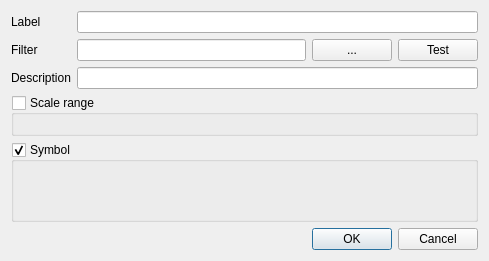
<?xml version="1.0" encoding="UTF-8"?>
<ui version="4.0">
 <class>RendererRulePropsDialog</class>
 <widget class="QDialog" name="RendererRulePropsDialog">
  <property name="geometry">
   <rect>
    <x>0</x>
    <y>0</y>
    <width>489</width>
    <height>261</height>
   </rect>
  </property>
  <property name="windowTitle">
   <string>Rule properties</string>
  </property>
  <layout class="QVBoxLayout" name="verticalLayout">
   <item>
    <layout class="QFormLayout" name="formLayout">
     <property name="fieldGrowthPolicy">
      <enum>QFormLayout::ExpandingFieldsGrow</enum>
     </property>
     <item row="0" column="0">
      <widget class="QLabel" name="label_1">
       <property name="text">
        <string>Label</string>
       </property>
      </widget>
     </item>
     <item row="0" column="1">
      <widget class="QLineEdit" name="editLabel"/>
     </item>
     <item row="1" column="0">
      <widget class="QLabel" name="label_5">
       <property name="text">
        <string>Filter</string>
       </property>
      </widget>
     </item>
     <item row="1" column="1">
      <layout class="QHBoxLayout" name="horizontalLayout">
       <item>
        <widget class="QLineEdit" name="editFilter"/>
       </item>
       <item>
        <widget class="QPushButton" name="btnExpressionBuilder">
         <property name="sizePolicy">
          <sizepolicy hsizetype="Minimum" vsizetype="Fixed">
           <horstretch>0</horstretch>
           <verstretch>0</verstretch>
          </sizepolicy>
         </property>
         <property name="text">
          <string>...</string>
         </property>
        </widget>
       </item>
       <item>
        <widget class="QPushButton" name="btnTestFilter">
         <property name="text">
          <string>Test</string>
         </property>
        </widget>
       </item>
      </layout>
     </item>
     <item row="2" column="0">
      <widget class="QLabel" name="label_4">
       <property name="text">
        <string>Description</string>
       </property>
      </widget>
     </item>
     <item row="2" column="1">
      <widget class="QLineEdit" name="editDescription"/>
     </item>
    </layout>
   </item>
   <item>
    <widget class="QGroupBox" name="groupScale">
     <property name="title">
      <string>Scale range</string>
     </property>
     <property name="checkable">
      <bool>true</bool>
     </property>
     <property name="checked">
      <bool>false</bool>
     </property>
     <layout class="QHBoxLayout" name="horizontalLayout_2">
      <item>
       <widget class="QgsScaleRangeWidget" name="mScaleRangeWidget" native="true">
        <property name="toolTip">
         <string/>
        </property>
        <property name="whatsThis">
         <string/>
        </property>
       </widget>
      </item>
     </layout>
    </widget>
   </item>
   <item>
    <widget class="QGroupBox" name="groupSymbol">
     <property name="sizePolicy">
      <sizepolicy hsizetype="Preferred" vsizetype="Expanding">
       <horstretch>0</horstretch>
       <verstretch>0</verstretch>
      </sizepolicy>
     </property>
     <property name="title">
      <string>Symbol</string>
     </property>
     <property name="checkable">
      <bool>true</bool>
     </property>
    </widget>
   </item>
   <item>
    <widget class="QDialogButtonBox" name="buttonBox">
     <property name="orientation">
      <enum>Qt::Horizontal</enum>
     </property>
     <property name="standardButtons">
      <set>QDialogButtonBox::Cancel|QDialogButtonBox::Ok</set>
     </property>
    </widget>
   </item>
  </layout>
 </widget>
 <customwidgets>
  <customwidget>
   <class>QgsScaleRangeWidget</class>
   <extends>QWidget</extends>
   <header>qgsscalerangewidget.h</header>
  </customwidget>
 </customwidgets>
 <tabstops>
  <tabstop>editLabel</tabstop>
  <tabstop>editFilter</tabstop>
  <tabstop>btnExpressionBuilder</tabstop>
  <tabstop>btnTestFilter</tabstop>
  <tabstop>editDescription</tabstop>
  <tabstop>groupScale</tabstop>
  <tabstop>groupSymbol</tabstop>
  <tabstop>buttonBox</tabstop>
 </tabstops>
 <resources/>
 <connections/>
</ui>
